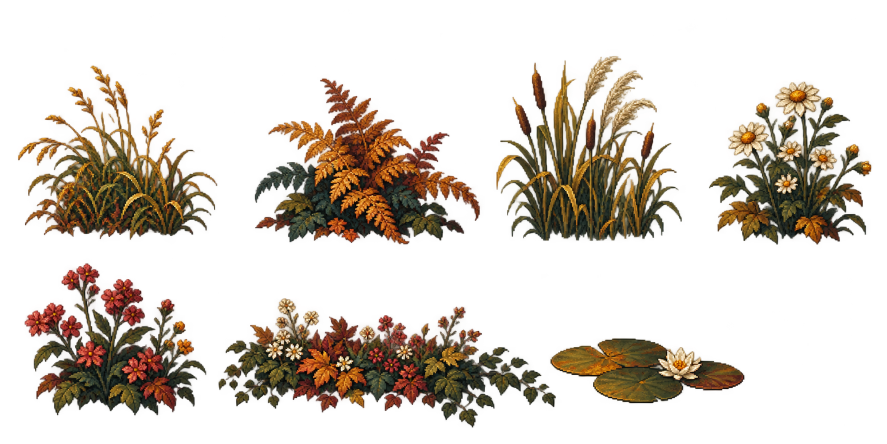
#> input picture art/inputs/forest-hamlet/vegetation-r2/source/understory-atlas.png, 1774 x 887 px, given in place of understory-atlas.png.png, which was not available (shown at 1/2 size)
$ python -i prepare_vegetation.py   (imports and definitions only)
#> lines starting #> are read from the running program, lines starting #| are printed output that depends on the picture; after the words box and inside, x2 and y2 are one past the last pixel; in counts of white or black regions, pixels touching at a corner belong together; pictures that were not available may be replaced by others from this repository, and a replacement may not be noted
#!/usr/bin/env python3
"""Prepare ImageGen RGBA sprites and independently authored geometric normals.

The AW world.compile workflow owns final palette mapping. This explicit input
stage only crops the retained atlases, uniformly samples pixels, and aligns
paired colour/normal canvases. Diffuse luminance is never a height source.
"""
from pathlib import Path
import hashlib
import json

import numpy as np
from PIL import Image

ROOT = Path(__file__).resolve().parents[2]
BASE = ROOT / 'art/inputs/forest-hamlet/vegetation-r2'
PREPARED = BASE / 'prepared'
SEED = 20261022

# Crop coordinates were annotated against the complete retained source PNGs.
# Padding and uniform nearest sampling retain the original silhouette ratio.
SPECS = [
    ('broadleaf_a','tree-atlas',0,[512,544],5.3,1.0),
    ('broadleaf_b','tree-atlas',1,[384,560],5.2,1.0),
    ('fir','tree-atlas',2,[352,640],5.4,.85),
    ('grass','understory-atlas',0,[112,112],.45,1.0),
    ('fern','understory-atlas',1,[160,128],.56,.75),
    ('reeds','understory-atlas',2,[128,160],1.05,1.0),
    ('flowers_white','understory-atlas',3,[128,144],.52,.65),
    ('flowers_pink','understory-atlas',4,[128,144],.52,.65),
    ('window_flowers','understory-atlas',5,[224,96],.34,.45),
    ('lily_pad','understory-atlas',6,[160,64],.18,.18),
]

def sha(path):
    return hashlib.sha256(Path(path).read_bytes()).hexdigest()

def rel(path):
    return Path(path).relative_to(ROOT).as_posix()

def write_json(path, data):
    path.parent.mkdir(parents=True, exist_ok=True)
    path.write_text(json.dumps(data, ensure_ascii=False, indent=2)+'\n')

def unit(values):
    return values / np.maximum(np.linalg.norm(values,axis=-1,keepdims=True),1e-8)

def isolate_sheet(sheet):
    """Separate overlapping rectangular bounds without clipping any plant.

    The actual alpha components are disjoint even when their bounding boxes
    overlap. Keep complete large components, assigning detached tiny leaves to
    the nearest main silhouette. This is explicit atlas preparation, not art
    synthesis or a colour edit. Eight-connectivity and Euclidean distance are
    the same in the two installed scientific-library backends.
    """
    original=np.asarray(Image.open(BASE/'source'/f'{sheet}.png').convert('RGBA'))
#> original is the input picture: shape (887, 1774, 4); mean R, G, B, A 34.1, 22.1, 9.5, 62.2
    opaque=(original[...,3]>=128).astype(np.uint8)
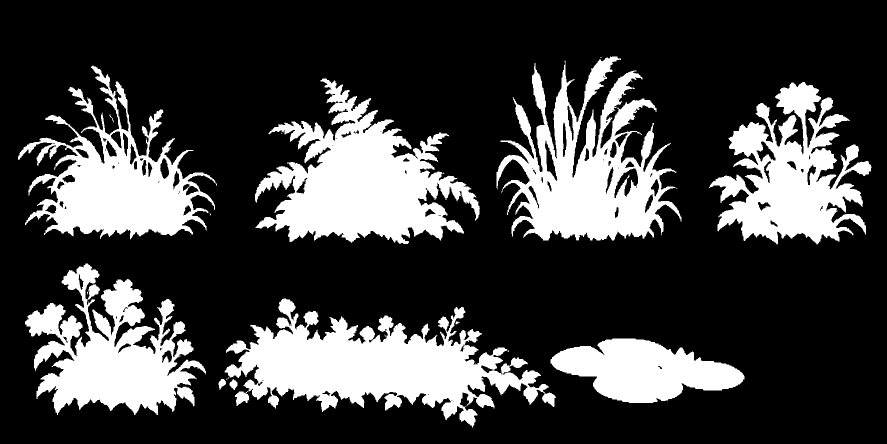
#> opaque: shape (887, 1774) (shown at 1/2 size); values 0 (black) and 1 (white), 25.1% white; 30 white regions (17 under 20 px), largest, box (x1, y1, x2, y2) and area: (449, 597, 1112, 855) 74637, (510, 157, 960, 488) 70346, (993, 113, 1363, 481) 62538
    try:
        import cv2
        count,labels,stats,_=cv2.connectedComponentsWithStats(opaque,8)
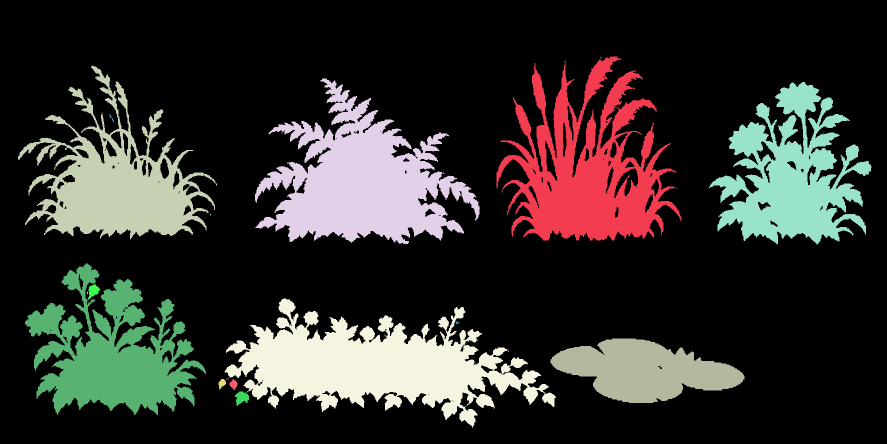
#> labels: shape (887, 1774) int32 (shown at 1/2 size); 31 distinct labels, from 0 to 30; one colour per label, 0 black
#> count = 31; stats = 31 rows, first 6: [0, 0, 1774, 887, 1179277], [993, 113, 370, 368, 62538], [1201, 114, 2, 2, 4], [36, 131, 398, 348, 50812], [510, 157, 450, 331, 70346], [1418, 164, 325, 325, 51232]
        boxes={i:tuple(map(int,stats[i,:4])) for i in range(1,count)}
#> boxes = 30 items
        sizes={i:int(stats[i,4]) for i in range(1,count)}
#> sizes = 30 items
        def distance(mask):
            return cv2.distanceTransform(mask.astype(np.uint8),cv2.DIST_L2,cv2.DIST_MASK_PRECISE)
    except ImportError:
        from scipy import ndimage
        labels,count=ndimage.label(opaque,np.ones((3,3),int))
        boxes={};sizes={}
        for i,obj in enumerate(ndimage.find_objects(labels),1):
            if obj is None:continue
            boxes[i]=(obj[1].start,obj[0].start,obj[1].stop-obj[1].start,obj[0].stop-obj[0].start)
            sizes[i]=int((labels[obj]==i).sum())
        distance=ndimage.distance_transform_edt
    expected=3 if sheet=='tree-atlas' else 7
    large=sorted(sizes,key=lambda key:-sizes[key])[:expected]
#> large = [19, 4, 1, 16, 5, 3, 22]
    def slot_order(key):
#> called with key = 19
        x,y,w,h=boxes[key]
#> x = 449; y = 597; w = 663; h = 258
        row=0 if sheet=='tree-atlas' or y<original.shape[0]*.56 else 1
#> row = 1
        return row,x+w*.5
    large.sort(key=slot_order)
    assert all(sizes[k]>10000 for k in large),(sheet,large)
    distances=[distance(labels!=key) for key in large]
#> in distance (call 5), `return cv2.distanceTransform(mask.astype(np.uint8),cv2.DIST_L2,cv2.DIS..`:
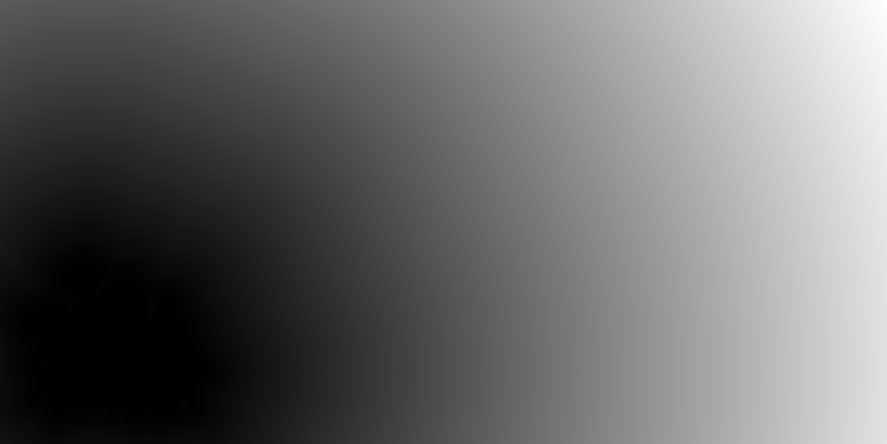
#> returned value: shape (887, 1774) float32 (shown at 1/2 size); min 0, max 1546.7, mean 643.5; drawn with min black and max white
#> in distance (call 6), `return cv2.distanceTransform(mask.astype(np.uint8),cv2.DIST_L2,cv2.DIS..`:
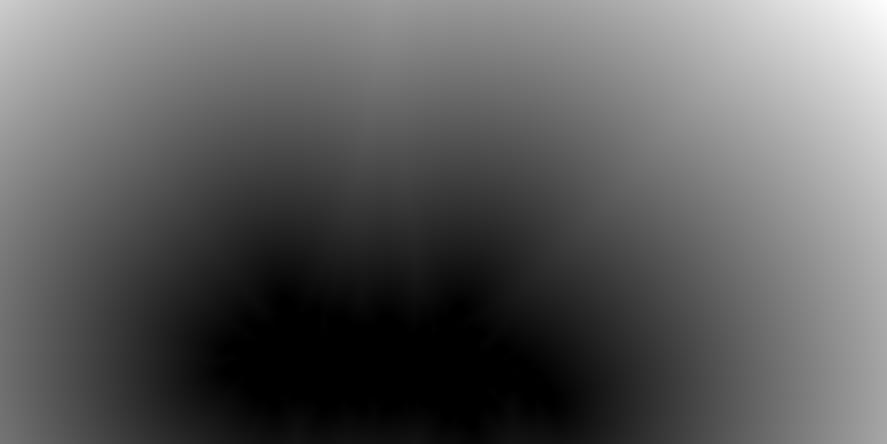
#> returned value: shape (887, 1774) float32 (shown at 1/2 size); min 0, max 1020.3, mean 372.9; drawn with min black and max white
#> in distance (call 7), `return cv2.distanceTransform(mask.astype(np.uint8),cv2.DIST_L2,cv2.DIS..`:
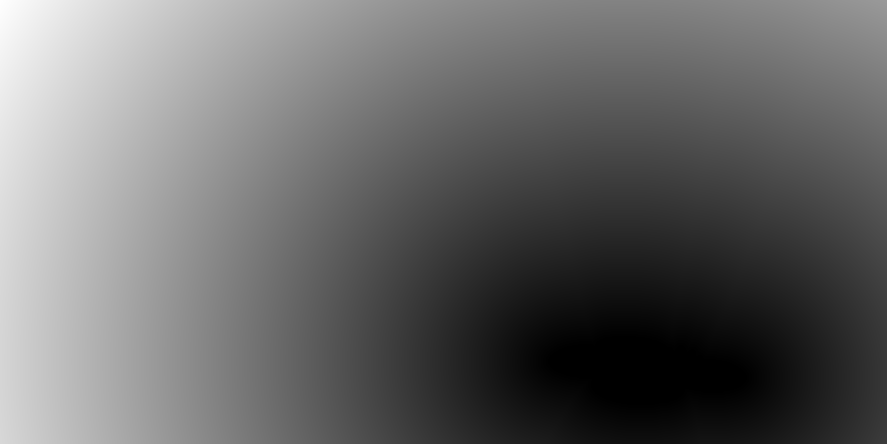
#> returned value: shape (887, 1774) float32 (shown at 1/2 size); min 0, max 1314.8, mean 540.1; drawn with min black and max white
#> distances = 7 items
    assignments={key:index for index,key in enumerate(large)}
#> assignments = {3: 0, 4: 1, 1: 2, 5: 3, 16: 4, 19: 5, 22: 6}
    for key,box in boxes.items():
        if key in assignments:continue
        x,y,w,h=box
        cx,cy=min(original.shape[1]-1,x+w//2),min(original.shape[0]-1,y+h//2)
        assignments[key]=int(np.argmin([round(float(d[cy,cx]),3) for d in distances]))
#> this loop made 30 passes
#> (x, y, w, h, cx, cy) on passes 2, 6, 7, 8, 9, 10, 11, 12, 13, 14, 15, 17: (1201, 114, 2, 2, 1202, 115), (1260, 181, 1, 1, 1260, 181), (1247, 191, 1, 1, 1247, 191), (219, 229, 9, 16, 223, 237), (1271, 234, 1, 1, 1271, 234), (1260, 247, 1, 1, 1260, 247), (563, 265, 2, 3, 564, 266), (1259, 348, 1, 1, 1259, 348), (1352, 377, 3, 1, 1353, 377), (418, 426, 1, 1, 418, 426), (420, 427, 2, 4, 421, 429), (176, 569, 24, 30, 188, 584)
#> box on passes 1, 3, 4, 5, 16, 19: (993, 113, 370, 368), (36, 131, 398, 348), (510, 157, 450, 331), (1418, 164, 325, 325), (50, 527, 362, 303), (449, 597, 663, 258)
#> after the loop, assignments = 30 items
    owner=np.full(int(labels.max())+1,-1,np.int16)
#> owner = 31 values from -1 to -1
    for key,index in assignments.items():owner[key]=index
#> this loop made 30 passes
#> (key, index) on passes 1 to 12: (3, 0), (4, 1), (1, 2), (5, 3), (16, 4), (19, 5), (22, 6), (2, 2), (6, 2), (7, 2), (8, 0), (9, 2)
#> after the loop, owner = 31 values, max 6 at index 22, min -1 at index 0, mean 2.97
    pixel_owner=owner[labels]
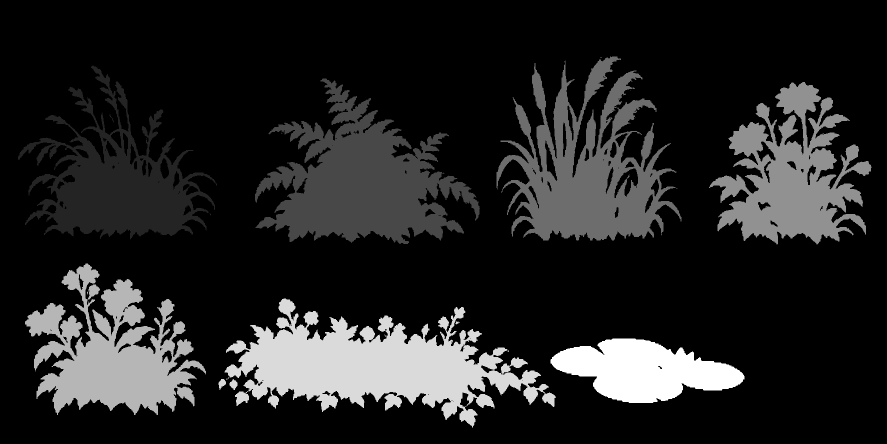
#> pixel_owner: shape (887, 1774) int16 (shown at 1/2 size); min -1, max 6, mean -0.0357; drawn with min black and max white
    result=[]
    for index,key in enumerate(large):
        pixels=original.copy()
        pixels[(pixel_owner!=index)|(opaque==0)]=0
        result.append(Image.fromarray(pixels))
#> this loop made 7 passes
#> key on passes 1 to 7: 3, 4, 1, 5, 16, 19, 22
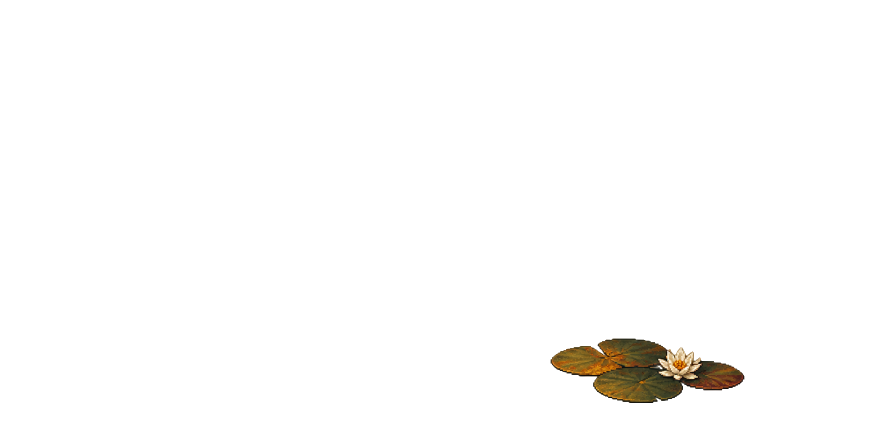
#> pixels: shape (887, 1774, 4) (shown at 1/2 size); mean R, G, B, A 2.1, 1.6, 0.7, 4.8; transparent parts drawn white
#> after the loop, result = 7 items
    return result,{'sheet':sheet,'method':'8-connected alpha >=128; detached components assigned by exact nearest main silhouette',
        'main_components':[{'slot':i,'bounds':list(boxes[k]),'pixels':sizes[k]} for i,k in enumerate(large)],
        'alpha_pixels_retained':int((pixel_owner>=0).sum()),'alpha_pixels_original':int(opaque.sum())}

# [149 lines left out: functions normal_map, main, not called in this run]

# [2 lines not run here, left out]

>>> result = isolate_sheet('../../art/inputs/forest-hamlet/vegetation-r2/source/understory-atlas.png')
